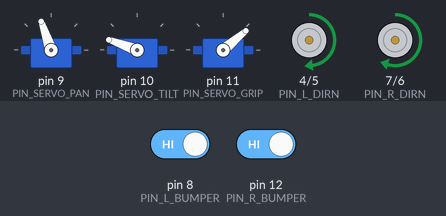
Bench run of a sketch on a simulated Arduino Uno, built with avr-gcc and run on an emulated ATmega328P. Shown: 3 × servo, direction and speed pins drawn as motors (green arrow = direction pin HIGH = forward, orange = LOW = backward, longer = more drive). The inputs (shaded band) are chosen by the test bench; at power-on: pin 8 (PIN_L_BUMPER) HIGH, pin 12 (PIN_R_BUMPER) HIGH. EEPROM starts erased. At 4.6 s the program stops and its outputs stay as they are.

Above: at 1.2 s.
1.3 s: pin 8 (PIN_L_BUMPER) driven LOW
At 1.62 s:
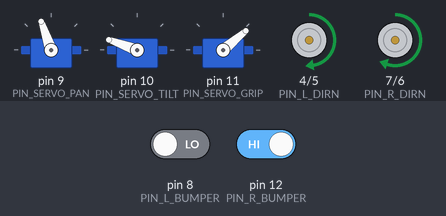
4.3 s: pin 12 (PIN_R_BUMPER) driven LOW
At 5.4 s:
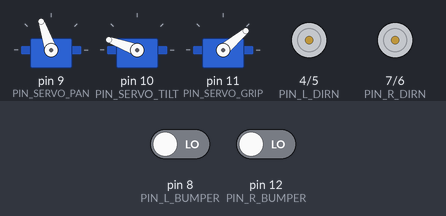
Timing chart, 0 to 6.1 s (numbered marks = the images above; inputs shaded):
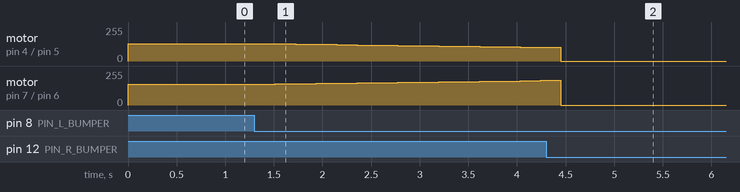

Measured:
- after the input at 1.3 s, motor on pin 4 (PIN_L_DIRN) / pin 5 (PIN_L_SPEED): moves from forward 130/255 to forward 102/255 over 2.7 s, starting after 0.22 s; motor on pin 7 (PIN_R_DIRN) / pin 6 (PIN_R_SPEED): moves from forward 156/255 to forward 184/255 over 2.7 s, starting after 0.22 s

The sketch:

module6.ino
```cpp
#include <Servo.h>
#include <EEPROM.h>

#define PIN_SERVO_PAN   (9)
#define PIN_SERVO_TILT (10)
#define PIN_SERVO_GRIP (11)

#define PIN_ENC_L (3)
#define PIN_ENC_R (2)

#define PIN_R_SPEED (6)
#define PIN_R_DIRN  (7)
#define PIN_L_SPEED (5)
#define PIN_L_DIRN  (4)

#define PIN_L_BUMPER ( 8)
#define PIN_R_BUMPER (12)

#define FAST_SPEED (130)
#define SLOW_SPEED (75)

#define BACK_DIST (6)

#define M_L_SPEED(x) (x)
#define M_R_SPEED(x) (x*12/10)

#define ADD_DELTA (2)
#define SUB_DELTA (2)

Servo sPan, sTilt, sGrip;

byte l_speed, r_speed;

void setSpeedsRaw(int l, int r){
  digitalWrite(PIN_L_DIRN,l>0);
  digitalWrite(PIN_R_DIRN,r>0);
  analogWrite(PIN_L_SPEED,abs(l));
  analogWrite(PIN_R_SPEED,abs(r));
}

void adjustSpeeds(){
  int lb, rb;
  lb = !digitalRead(PIN_L_BUMPER);
  rb = !digitalRead(PIN_R_BUMPER);

  if(!(lb || rb))
    return;

  delay(200);
  lb = lb || !digitalRead(PIN_L_BUMPER);
  rb = rb || !digitalRead(PIN_R_BUMPER);

  if(lb && rb){
    EEPROM.write(0, l_speed);
    EEPROM.write(1, r_speed);
    setSpeedsRaw(0,0);
    for(;;) delay(100); // hang the bot to prevent writing multiple times
  }
  else if(lb) {
    l_speed -= SUB_DELTA;
    r_speed += ADD_DELTA;
  }
  else if(rb) {
    r_speed -= SUB_DELTA;
    l_speed += ADD_DELTA;
  }
}

void setup() {
  // put your setup code here, to run once:
  // pin configs

  sPan.attach(PIN_SERVO_PAN);
  sTilt.attach(PIN_SERVO_TILT);
  sGrip.attach(PIN_SERVO_GRIP);

  sPan.write(109);
  sTilt.write(160);
  sGrip.write(40);

  pinMode(PIN_L_BUMPER,INPUT);
  pinMode(PIN_L_BUMPER,INPUT);
  pinMode(PIN_L_DIRN,OUTPUT);
  pinMode(PIN_R_DIRN,OUTPUT);
  pinMode(PIN_L_SPEED,OUTPUT);
  pinMode(PIN_R_SPEED,OUTPUT);
  pinMode(PIN_ENC_L,INPUT);
  pinMode(PIN_ENC_R,INPUT);

  l_speed = M_L_SPEED(FAST_SPEED);
  r_speed = M_R_SPEED(FAST_SPEED);
}

void loop() {
  // drive forward
  setSpeedsRaw(l_speed,r_speed);
  // handle bumpers
  adjustSpeeds();

  // make it not react super instantly
  // if this is too low, it will never turn 180
  delay(10);
}
```
